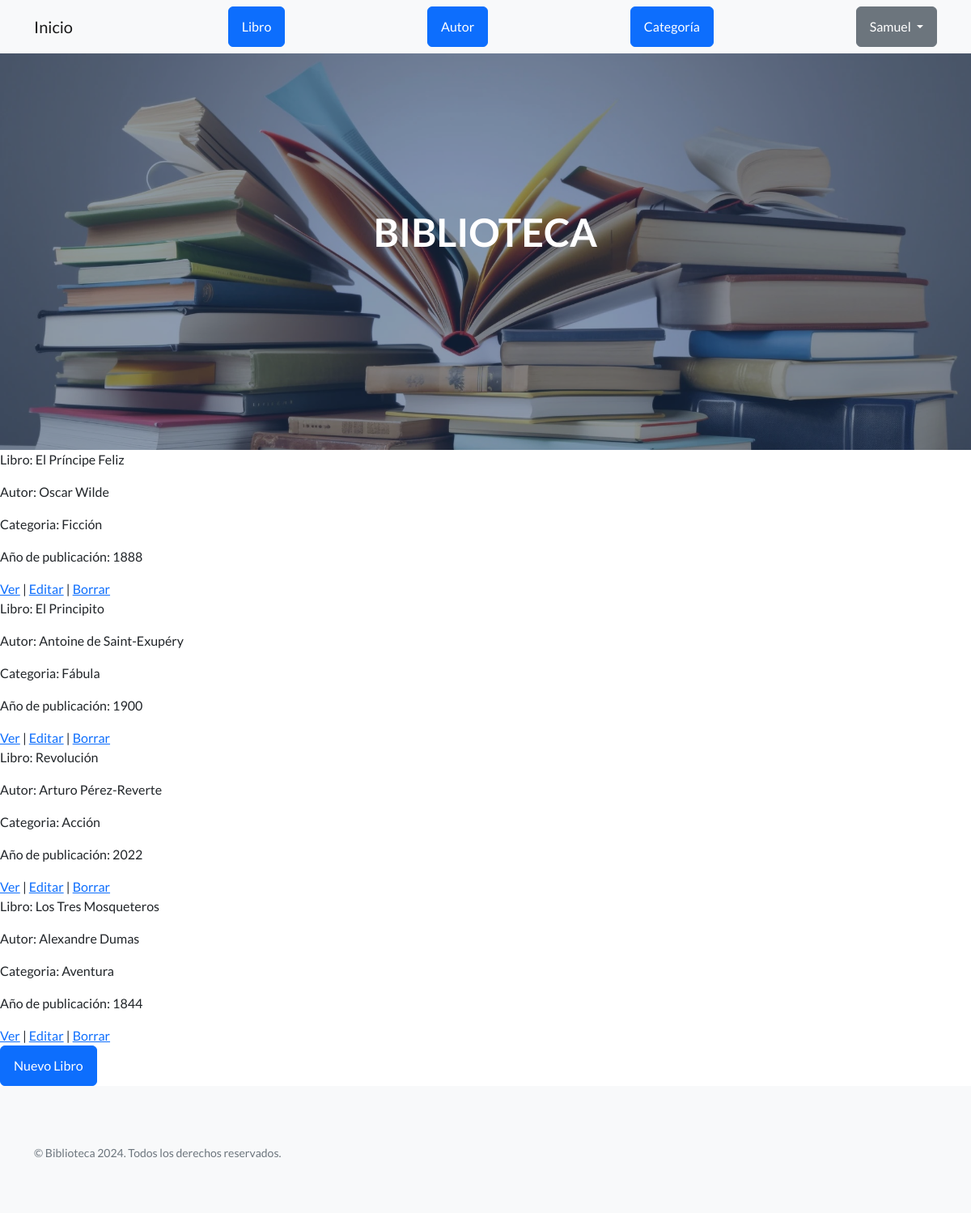
The app's page /libro/listar (signed in), older data.
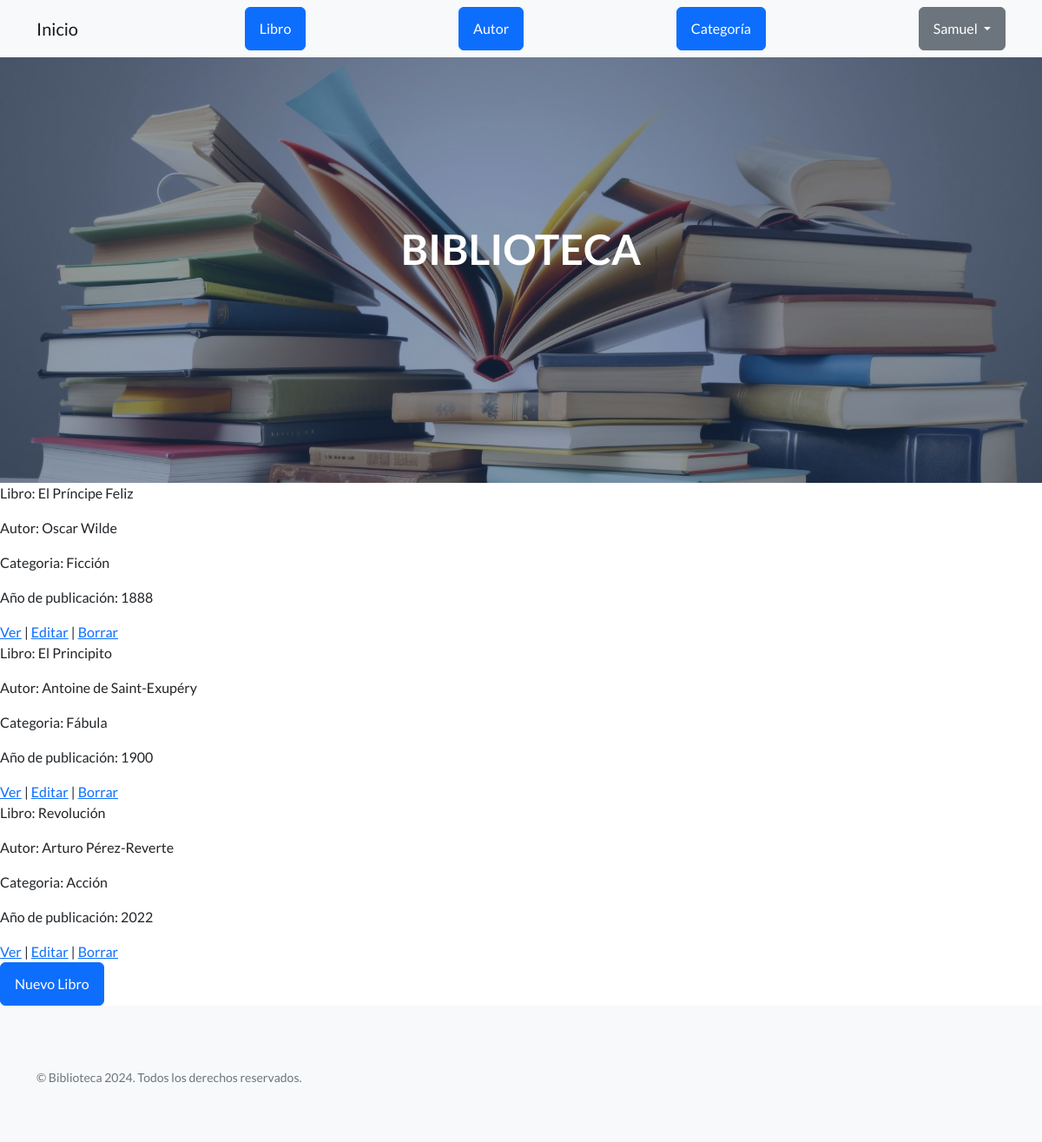
The same page, newer data.
### AppSamuel/models.py (models this page shows, shortened)
class Libro(models.Model):
    titulo = models.CharField(max_length=200)
    autor = models.ForeignKey(Autor, on_delete=models.CASCADE)
    categoria = models.ForeignKey(Categoria, on_delete=models.CASCADE)
    año_de_publicacion = models.IntegerField()

class Autor(models.Model):
    nombre = models.CharField(max_length=100)
    apellido = models.CharField(max_length=100)

class Categoria(models.Model):
    categoria = models.CharField(max_length=100)

### AppSamuel/views.py (the view)
# urls.py: path('libro/listar', views.LibroListView.as_view(), name='ListaLibros'),
class LibroListView(LoginRequiredMixin, ListView):
    model = Libro
    context_object_name = "libros"
    template_name = "AppSamuel/libro_lista.html"

### AppSamuel/templates/AppSamuel/libro_lista.html (shortened to what this page needs)
{% extends 'AppSamuel/base.html' %}
{% load static %}
{% block main %}
    {% for libro in libros  %}
        <p>Libro: {{libro.titulo}}</p>
        <p>Autor: {{libro.autor.nombre}} {{libro.autor.apellido}}</p>
        <p>Categoria: {{libro.categoria.categoria}}</p>
        <p>Año de publicación: {{libro.año_de_publicacion}}</p>
        <a href="{% url 'DetalleLibro' libro.pk%}">Ver</a>
        |
        <a href="{% url 'EditarLibro' libro.pk%}">Editar</a>
        |
        <a href="{% url 'BorrarLibro' libro.pk %}">Borrar</a>
    {% endfor %}
    <form action="{% url 'NuevoLibro' %}" method="GET">
            <button class="btn btn-primary" type="submit">Nuevo Libro</button>
    </form>
{% endblock main %}

Row changes from the older to the newer data that the page shows:
removed Libro: titulo "Los Tres Mosqueteros", autor.nombre "Alexandre", autor.apellido "Dumas", categoria.categoria "Aventura", año_de_publicacion "1844"
